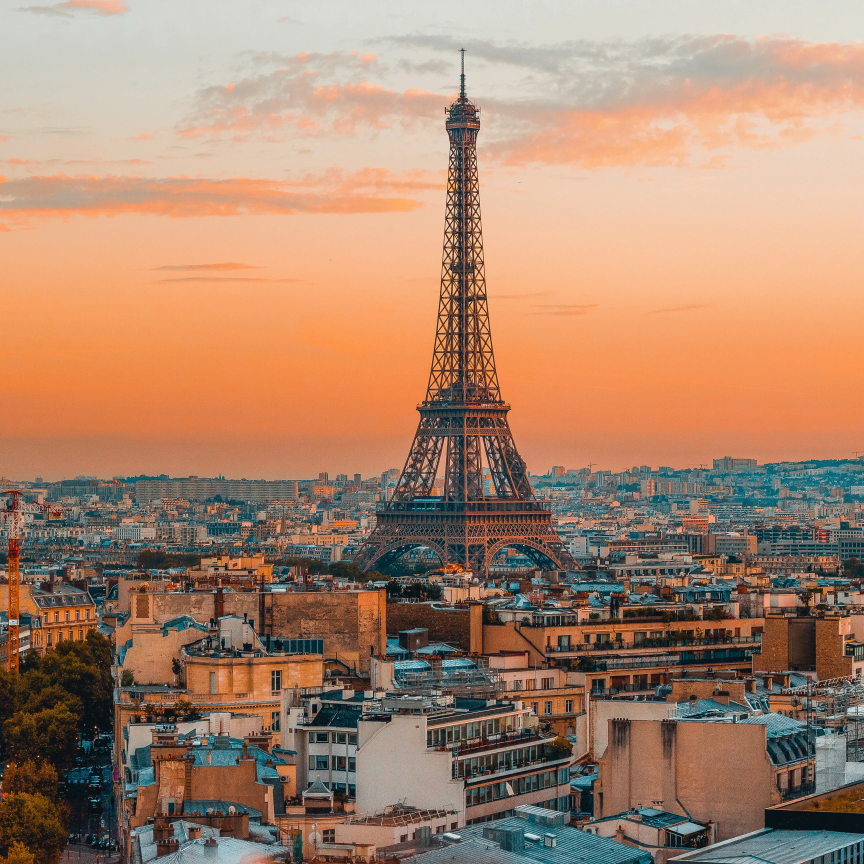
#> input picture help_code/InstantStyle-Plus/data/content/11.jpg, 3456 x 3456 px (shown at 1/4 size)
$ python detect.py --base ../help_code/InstantStyle-Plus/data/content/11.jpg --outs out.png
#> lines starting #> are read from the running program, lines starting #| are printed output that depends on the picture; pictures that were not available may be replaced by others from this repository, and a replacement may not be noted
"""Locate content the high-resolution output invented that the base image does not have.

WHY THIS EXISTS
---------------
Every paper in this line reports that the failure it cares about -- an object
hallucinated into the upscaled image -- is invisible to the metrics.  HiWave
prints the receipt itself: for the wedding photo in its Fig. 9, the version
WITH a hallucinated second couple scores 0.0443 on ImageReward and the clean
version scores 0.0168.  The worse image wins.  So HiWave falls back to a 548-
response user study, Pixelsmith hand-picks figures, and ResDiT (CVPR 2026, a
different architecture and a different paradigm) runs a 20-person study.  Three
papers, two architectures, two paradigms, no automatic detector.

We have no annotator pool, so a user study is not available to us.  That leaves
exactly one option: measure it.  And the two-stage line hands us the ground
truth for free -- the base image says what was supposed to be there.  A
legitimate detail (a pore, a thread) lives above the base image's Nyquist limit
and vanishes when the output is resampled back down.  A hallucinated apple does
not.

WHAT MAKES THIS HARD, AND WHY A PIXEL DIFF WILL NOT DO
------------------------------------------------------
HiWave's own Fig. 11 shows the trap.  Its two failing ablations grow two
floating apples, but they ALSO redraw the curtains and shift the window mullion.
A plain |base - output| is large over that whole window.  So the quantity has to
separate three things that all move pixels:

    (a) new object          -- compact, strong, and structurally unrelated
    (b) global drift        -- diffuse, spread over a large region
    (c) added fine detail   -- gone after resampling to base resolution

We handle (c) by comparing at base resolution, (b) by scoring compactness rather
than total energy, and photometric drift (recolouring, exposure) by normalising
each window before comparing -- z-scored windows make the comparison care about
structure, not about brightness or contrast.

STATUS
------
v0, positive control only.  This file does NOT yet claim to be a metric.  The
one question it has to answer first is: on a failure the incumbent itself
labelled, does the quantity fire where the object is and stay quiet elsewhere?
If it cannot do that on a floating apple, the whole direction is dead and we
learned it without a GPU.
"""

import argparse
from pathlib import Path

import numpy as np
from PIL import Image


def load_gray(path, size=None):
    im = Image.open(path).convert("RGB")
    if size is not None and im.size != size:
        # Area-average, not bilinear: we are asking what survives a resolution
        # reduction, so the resampler has to be the one that actually band-limits.
        im = im.resize(size, Image.LANCZOS)
    a = np.asarray(im, dtype=np.float32) / 255.0
    return a


def windows(a, win, stride):
    """Sliding windows as a view; a is (H, W) or (H, W, C)."""
    H, W = a.shape[:2]
    ys = range(0, H - win + 1, stride)
    xs = range(0, W - win + 1, stride)
    return ys, xs


def ncc_map(base, out, win=48, stride=8, eps=1e-4):
    """Per-window normalised cross-correlation between base and output.

    Each window is z-scored before the dot product, so a window that merely got
    brighter or more contrasty scores 1.0.  Only a change in *structure* moves
    the number.  Returns (dissimilarity map, y positions, x positions) with
    dissimilarity = 1 - NCC in [0, 2].

    A window whose base content is nearly flat (blank sky, blank wall) has no
    structure to correlate; its NCC is dominated by noise.  Those windows are
    marked with NaN rather than silently reported as "changed" -- the same
    mistake we made once already, when smooth content with nothing to retain was
    scored as content destroyed.
    """
    ys, xs = windows(base, win, stride)
    D = np.full((len(list(ys)), len(list(xs))), np.nan, dtype=np.float32)
    ys, xs = windows(base, win, stride)
    ys, xs = list(ys), list(xs)
    for i, y in enumerate(ys):
        for j, x in enumerate(xs):
            b = base[y:y + win, x:x + win]
            o = out[y:y + win, x:x + win]
            bs, os_ = b.std(), o.std()
            if bs < eps and os_ < eps:
                continue                      # both flat: nothing was invented
            if bs < eps or os_ < eps:
                D[i, j] = 1.0                 # one side gained/lost all structure
                continue
            zb = (b - b.mean()) / bs
            zo = (o - o.mean()) / os_
            D[i, j] = 1.0 - float((zb * zo).mean())
    return D, np.array(ys), np.array(xs)


def blobs(D, thr, min_cells=2):
    """4-connected components of D > thr, as (cells, mean strength, bbox)."""
    M = np.nan_to_num(D, nan=0.0) > thr
    H, W = M.shape
    seen = np.zeros_like(M)
    out = []
    for i in range(H):
        for j in range(W):
            if not M[i, j] or seen[i, j]:
                continue
            stack, comp = [(i, j)], []
            seen[i, j] = True
            while stack:
                y, x = stack.pop()
                comp.append((y, x))
                for dy, dx in ((1, 0), (-1, 0), (0, 1), (0, -1)):
                    ny, nx = y + dy, x + dx
                    if 0 <= ny < H and 0 <= nx < W and M[ny, nx] and not seen[ny, nx]:
                        seen[ny, nx] = True
                        stack.append((ny, nx))
            if len(comp) < min_cells:
                continue
            v = [D[y, x] for y, x in comp]
            yy = [c[0] for c in comp]
            xx = [c[1] for c in comp]
            out.append({"cells": len(comp), "strength": float(np.mean(v)),
                        "bbox": (min(yy), min(xx), max(yy), max(xx))})
    return sorted(out, key=lambda b: -b["cells"] * b["strength"])


def compare(base_path, out_path, win, stride, thr):
    base = load_gray(base_path)
    size = (base.shape[1], base.shape[0])
    out = load_gray(out_path, size=size)
    bg = base.mean(axis=2)
    og = out.mean(axis=2)
    D, ys, xs = ncc_map(bg, og, win, stride)
    valid = ~np.isnan(D)
    stats = {
        "mean": float(np.nanmean(D)),
        "p95": float(np.nanpercentile(D, 95)),
        "frac_over_thr": float((np.nan_to_num(D, nan=0.0) > thr).sum() / max(valid.sum(), 1)),
    }
    return D, ys, xs, stats, blobs(D, thr)


def main():
    ap = argparse.ArgumentParser()
    ap.add_argument("--base", required=True)
    ap.add_argument("--outs", nargs="+", required=True)
    ap.add_argument("--win", type=int, default=48)
    ap.add_argument("--stride", type=int, default=8)
    ap.add_argument("--thr", type=float, default=0.35)
    ap.add_argument("--save-maps", default=None,
                    help="directory to write dissimilarity heatmaps into")
    a = ap.parse_args()

    print(f"base = {a.base}   win={a.win} stride={a.stride} thr={a.thr}\n")
    hdr = f"{'output':<26}{'meanD':>8}{'p95D':>8}{'>thr%':>8}   top blobs (cells, strength, bbox)"
    print(hdr)
    print("-" * len(hdr))
    for op in a.outs:
        D, ys, xs, s, bl = compare(a.base, op, a.win, a.stride, a.thr)
#> in load_gray, im is the input picture: PIL image 3456x3456 RGB; mean R, G, B 168.5, 133.5, 109.9
#> in compare, `bg = base.mean(axis=2)`:
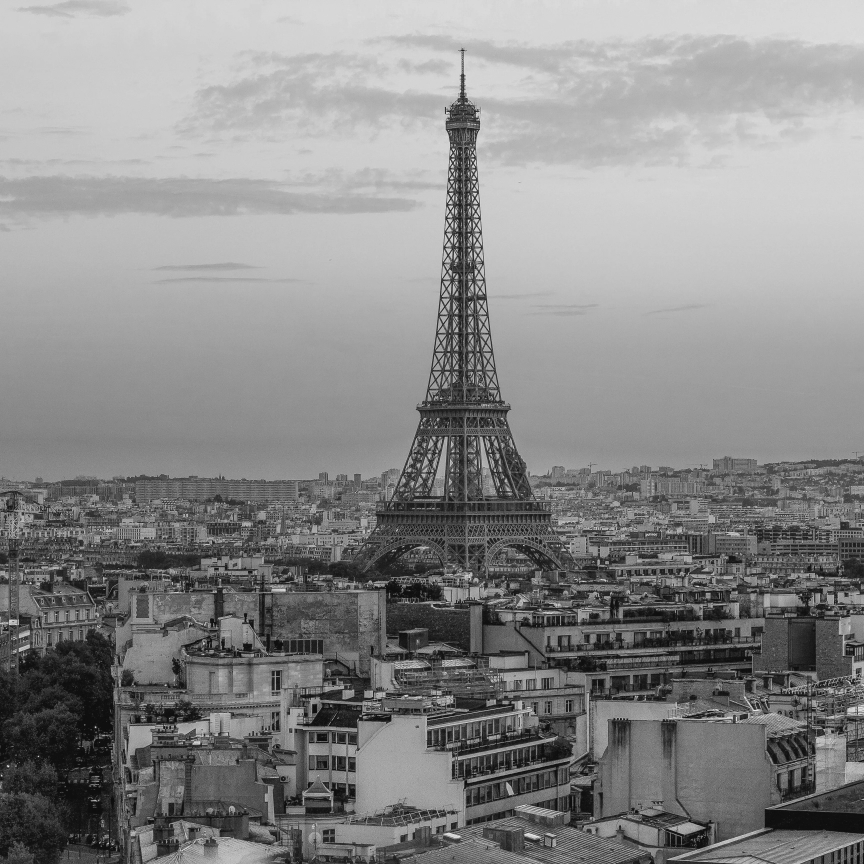
#> bg: shape (3456, 3456) float32 (shown at 1/4 size); min 0, max 1, mean 0.538
#> in ncc_map, `D = np.full((len(list(ys)), len(list(xs))), np.nan, dtype=np.float32)`: D: shape (427, 427) float32; every value is NaN or infinite
#> in ncc_map, `ys, xs = list(ys), list(xs)`: ys = 427 values from 0 to 3408
#> the loop in ncc_map, `for i, y in enumerate(ys):` made 427 passes
#> y on passes 1 to 3: 0, 8, 16
#> after the loop in ncc_map, `for i, y in enumerate(ys):`:
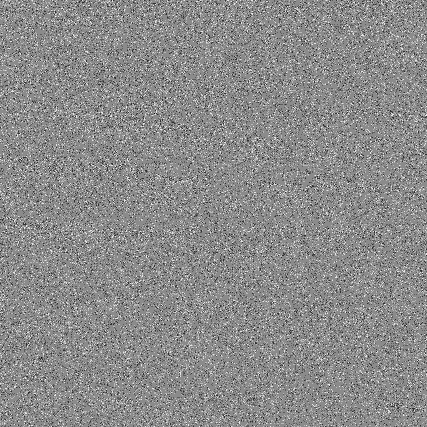
#> D: shape (427, 427) float32; min -3.58e-07, max 2.98e-07, mean 3.44e-10; drawn with min black and max white
#> in compare, `valid = ~np.isnan(D)`: valid: shape (427, 427) bool; every value is 1
#> in compare, `stats = { "mean": float(np.nanmean(D)), "p95": float(np.nanpercentile(..`: stats = {'mean': 3.44e-10, 'p95': 1.19e-07, 'frac_over_thr': 0}
#> in blobs, `M = np.nan_to_num(D, nan=0.0) > thr`: M: shape (427, 427) bool; every value is 0
#> after the loop in blobs, `for i in range(H):`: out = []
#> ys = 427 values from 0 to 3408; xs = 427 values from 0 to 3408; s has the same summary as stats in compare; bl = []
        top = "  ".join(f"({b['cells']}, {b['strength']:.2f}, {b['bbox']})" for b in bl[:3])
        print(f"{Path(op).stem:<26}{s['mean']:8.3f}{s['p95']:8.3f}"
              f"{100 * s['frac_over_thr']:8.1f}   {top or '-'}")
#| out                          0.000   0.000     0.0   -
        if a.save_maps:
            d = Path(a.save_maps); d.mkdir(parents=True, exist_ok=True)
            M = np.nan_to_num(D, nan=0.0)
            M = np.clip(M / max(M.max(), 1e-6), 0, 1)
            base_im = Image.open(a.base).convert("RGB")
            heat = Image.fromarray((M * 255).astype(np.uint8)).resize(
                base_im.size, Image.NEAREST).convert("RGB")
            side = Image.new("RGB", (base_im.width * 3, base_im.height))
            side.paste(base_im, (0, 0))
            side.paste(Image.open(op).convert("RGB").resize(base_im.size), (base_im.width, 0))
            side.paste(heat, (base_im.width * 2, 0))
            side.save(d / f"{Path(op).stem}_map.png")


if __name__ == "__main__":
    main()

$ run again, on help_code/InstantStyle-Plus/data/content/12.jpg
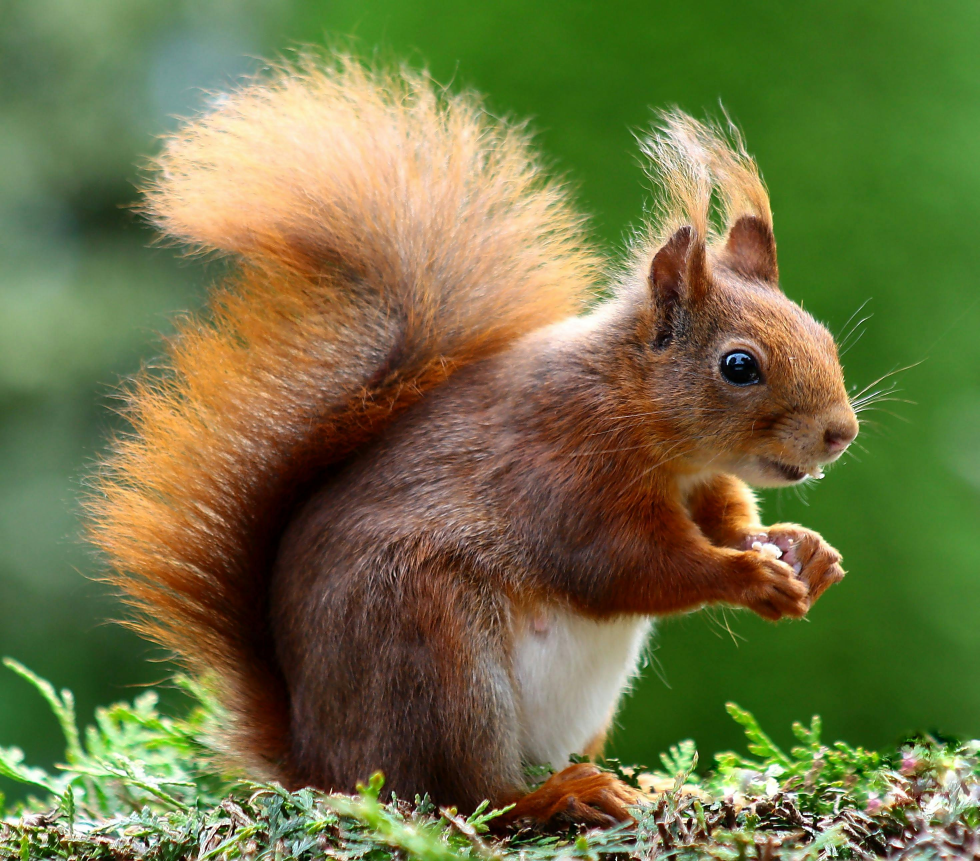
#> input picture help_code/InstantStyle-Plus/data/content/12.jpg, 2939 x 2583 px (shown at 1/3 size)
#> in load_gray, im is the input picture: PIL image 2939x2583 RGB; mean R, G, B 112.6, 115.2, 67.8
#> in compare, `bg = base.mean(axis=2)`:
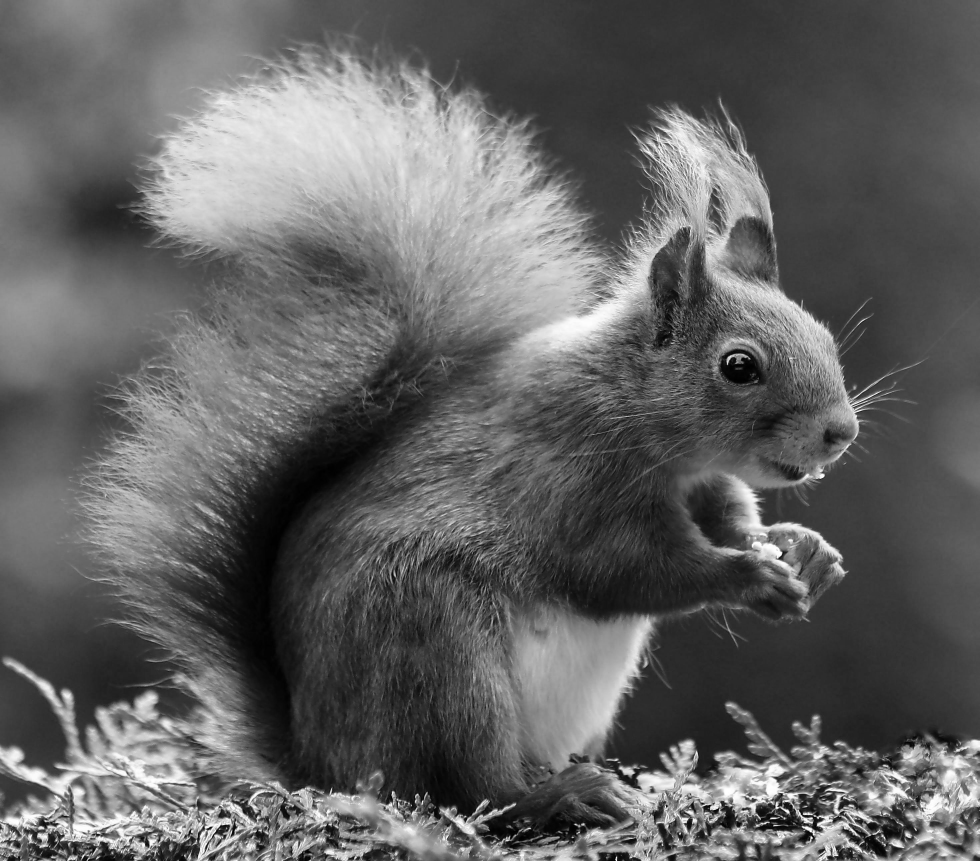
#> bg: shape (2583, 2939) float32 (shown at 1/3 size); min 0, max 1, mean 0.386
#> in ncc_map, `ys, xs = list(ys), list(xs)`: ys = 317 values from 0 to 2528; xs = 362 values from 0 to 2888
#> the loop in ncc_map, `for i, y in enumerate(ys):` made 317 passes
#> y on passes 1 to 3: 0, 8, 16
#> after the loop in ncc_map, `for i, y in enumerate(ys):`:
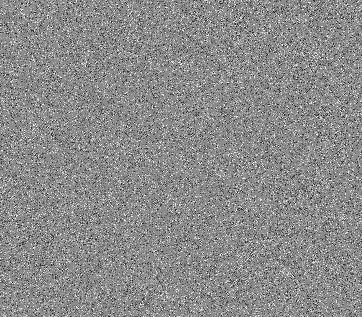
#> D: shape (317, 362) float32; min -3.58e-07, max 2.98e-07, mean 1.92e-10; drawn with min black and max white
#> in compare, `D, ys, xs = ncc_map(bg, og, win, stride)`: ys = 317 values from 0 to 2528; xs = 362 values from 0 to 2888
#> valid: shape (317, 362) bool; every value is 1
#> stats = {'mean': 1.92e-10, 'p95': 1.19e-07, 'frac_over_thr': 0}
#> M: shape (317, 362) bool; every value is 0
#> after the loop in blobs, `for i in range(H):`: out = []
#> in main, `D, ys, xs, s, bl = compare(a.base, op, a.win, a.stride, a.thr)`: ys = 317 values from 0 to 2528; xs = 362 values from 0 to 2888; s has the same summary as stats in compare; bl = []
#| out                          0.000   0.000     0.0   -

$ run again, on help_code/InstantStyle-Plus/data/content/13.jpg
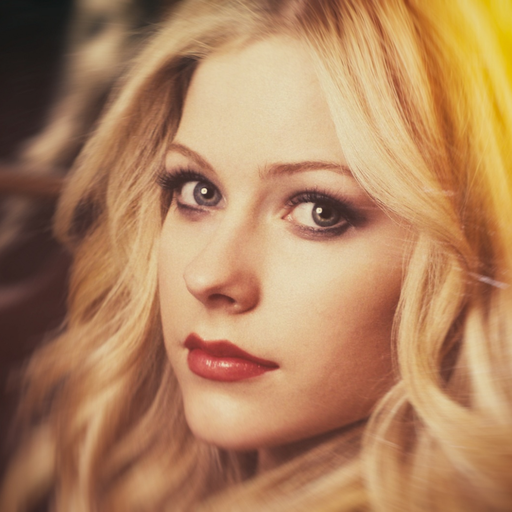
#> input picture help_code/InstantStyle-Plus/data/content/13.jpg, 512 x 512 px
#> in load_gray, im is the input picture: PIL image 512x512 RGB; mean R, G, B 174.6, 130.7, 94.3
#> in compare, `bg = base.mean(axis=2)`:
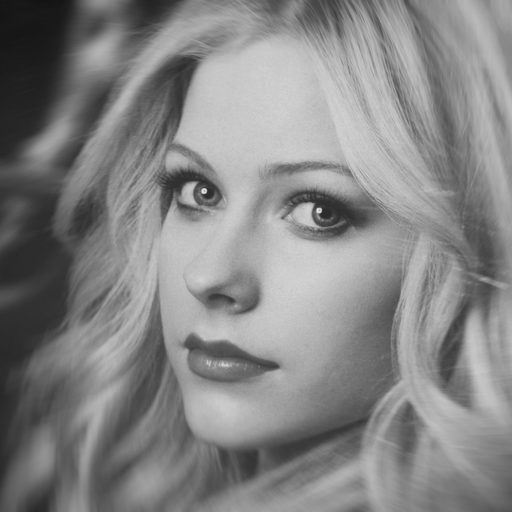
#> bg: shape (512, 512) float32; min 0.0758, max 0.893, mean 0.522
#> in ncc_map, `ys, xs = list(ys), list(xs)`: ys = 59 values from 0 to 464
#> the loop in ncc_map, `for i, y in enumerate(ys):` made 59 passes
#> y on passes 1 to 8: 0, 8, 16, 24, 32, 40, 48, 56
#> after the loop in ncc_map, `for i, y in enumerate(ys):`:
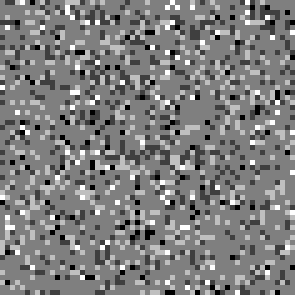
#> D: shape (59, 59) float32 (shown 5 times larger); min -2.38e-07, max 2.38e-07, mean -2.29e-09; drawn with min black and max white
#> valid: shape (59, 59) bool; every value is 1
#> stats = {'mean': -2.29e-09, 'p95': 1.19e-07, 'frac_over_thr': 0}
#> M: shape (59, 59) bool; every value is 0
#> after the loop in blobs, `for i in range(H):`: out = []
#> in main, `D, ys, xs, s, bl = compare(a.base, op, a.win, a.stride, a.thr)`: ys = 59 values from 0 to 464; s has the same summary as stats in compare; bl = []
#| out                         -0.000   0.000     0.0   -
